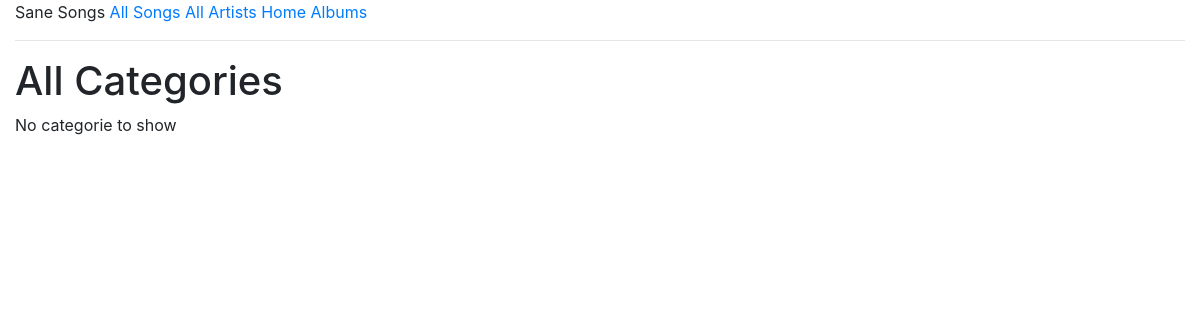
The app's page /all_songs/categorie_or_genre/categories/, older data.
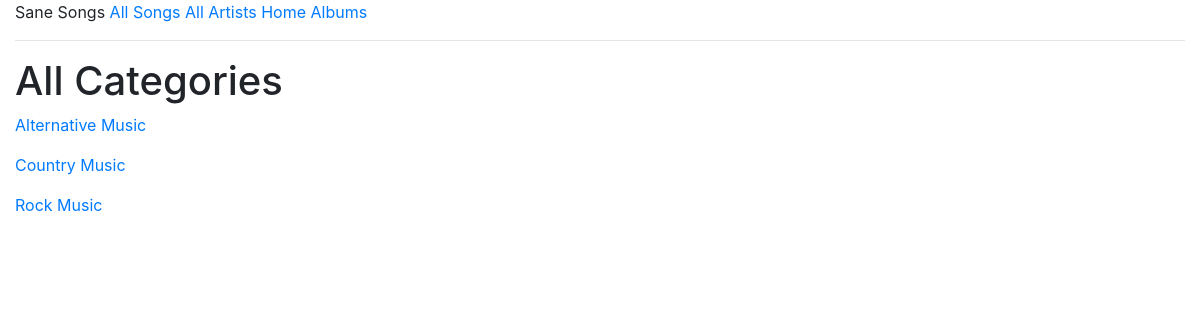
The same page, newer data.
### base/models/category.py (models this page shows, shortened)
class Categorie(models.Model):
    name = models.CharField(max_length=50)
    slug = models.SlugField(unique=True, primary_key=True)
    class Meta:
        ordering = ['name']
    def get_absolute_url(self):
        return reverse('categorie-detail', kwargs={'slug': self.slug})

### base/views.py (the view)
class AllCategories(ListView):
    model = Categorie
    context_object_name = 'categories'
    template_name = 'base/list_pages/all_categories.html'

### templates/base/list_pages/all_categories.html
{% extends 'base/base.html/' %}
{% block content %}
<h1> All Categories </h1>
<div id='all_categorie'>
    {% if categories %}
        {% for categorie in categories  %}
            <p><a href="{{ categorie.get_absolute_url }}"> {{categorie.name}} </a></p>
        {% endfor %}
    {% else %}
            <p> No categorie to show </p>
    {% endif %}
</div>
{% endblock %}

### templates/base/base.html (shortened to what this page needs)
<!DOCTYPE html>
<html lang="en">
    {% load static %}
<head>
    <link rel="stylesheet" href="https://maxcdn.bootstrapcdn.com/bootstrap/4.0.0/css/bootstrap.min.css">
    <link rel="stylesheet" href="{% static 'base/css/base.css' %}">
</head>
<body>
    <div class="container-fluid">
    <header >
    Sane Songs
    <a href="{% url 'categorie_or_genre'%}"> All Songs</a>
    <a href="{% url 'all-artists'%}"> All Artists</a>
    <a href="{% url 'Home'%}"> Home </a>
    <a href="{% url 'all-albums' %}"> Albums </a>
    </header>
    <hr>
       {% block content %}
       {% endblock %}
    </div>
</body>
</html>

Row changes from the older to the newer data that the page shows:
added Categorie: name "Alternative Music"
added Categorie: name "Country Music"
added Categorie: name "Rock Music"
Text that changed along with them:
text no longer shown: "No categorie to show"
